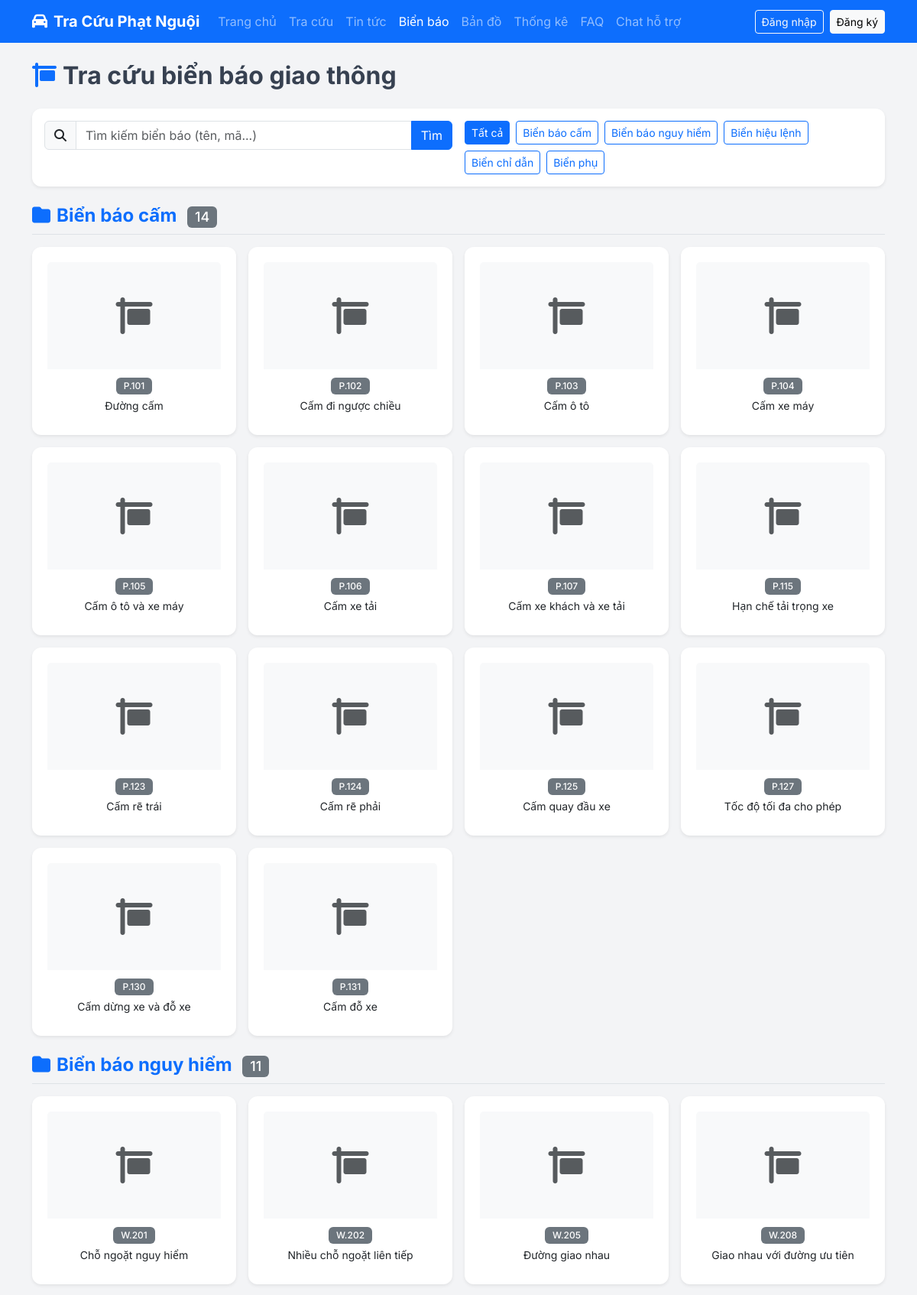
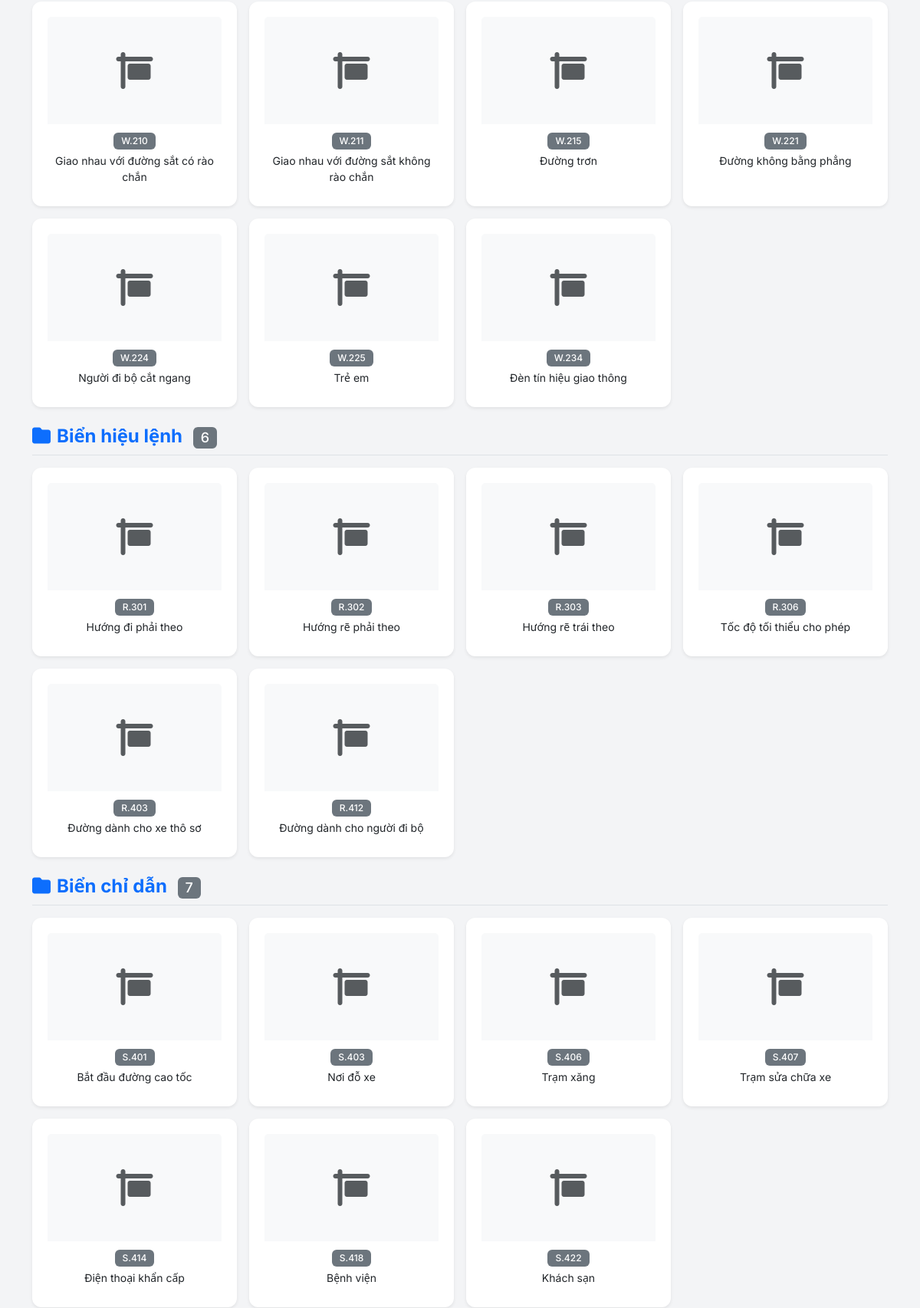
Screenshot of /bien-bao (upper part) with the database file from the repository (2 pictures, top to bottom).
### tables this page shows
CREATE TABLE traffic_sign_groups (
    id INT AUTO_INCREMENT PRIMARY KEY,
    name VARCHAR(100) NOT NULL,
    sign_prefix VARCHAR(10) NOT NULL COMMENT 'P, W, R, S',
    sort_order INT NOT NULL DEFAULT 0
);

CREATE TABLE traffic_signs (
    id INT AUTO_INCREMENT PRIMARY KEY,
    sign_code VARCHAR(20) NOT NULL COMMENT 'P.101, W.201...',
    name VARCHAR(255) NOT NULL,
    group_id INT NULL,
    image VARCHAR(255) NULL,
    description TEXT NULL,
    created_at DATETIME NOT NULL DEFAULT CURRENT_TIMESTAMP,
    updated_at DATETIME NULL ON UPDATE CURRENT_TIMESTAMP,
    FOREIGN KEY (group_id) REFERENCES traffic_sign_groups(id) ON DELETE SET NULL,
    INDEX idx_code (sign_code),
    INDEX idx_group (group_id)
);

### app/core/Controller.php (called while the page is built, shortened)
<?php
class Controller
{
    protected function view(string $view, array $data = [], string $layout = 'client'): void
    {
        extract($data);
        $viewPath = __DIR__ . '/../views/' . $view . '.php';
        require $viewPath;
    }
    protected function input(string $key, mixed $default = null): mixed
    {
        $value = $_POST[$key] ?? $_GET[$key] ?? $default;
        if (is_string($value)) {
            $value = trim($value);
        }
        return $value;
    }
}

### app/controllers/client/BienBaoController.php (called while the page is built, shortened)
<?php
class BienBaoController extends Controller
{
    public function index(): void
    {
        $signModel = new TrafficSign();
        $groupModel = new TrafficSignGroup();
        $groupId = $this->input('group', '');
        $keyword = trim($this->input('q', ''));
        $groups = $groupModel->getAllSorted();
        if ($keyword !== '') {
            $signs = $signModel->search($keyword);
            $signsByGroup = [];
            foreach ($signs as $sign) {
                $groupName = $sign['group_name'] ?? 'Khác';
                $signsByGroup[$groupName][] = $sign;
            }
        } elseif ($groupId !== '') {
            $signs = $signModel->findByGroup((int) $groupId);
            $signsByGroup = ['' => $signs];
        } else {
            $allSigns = $signModel->getWithGroup();
            $signsByGroup = [];
            foreach ($allSigns as $sign) {
                $groupName = $sign['group_name'] ?? 'Khác';
                $signsByGroup[$groupName][] = $sign;
            }
        }
        $this->view('client/bienbao/index', [
            'title' => 'Tra cứu biển báo giao thông',
            'signsByGroup' => $signsByGroup,
            'groups' => $groups,
            'currentGroup' => $groupId,
            'keyword' => $keyword,
        ]);
    }
}

### public/index.php (called while the page is built, shortened)
<?php
spl_autoload_register(function (string $class): void {
    $prefix = 'App\\';
    $baseDir = __DIR__ . '/../app/';
    $relativeClass = substr($class, strlen($prefix));
    $parts = explode('\\', $relativeClass);
    $parts[0] = strtolower($parts[0]);
    if (count($parts) > 1 && $parts[0] === 'controllers') {
        $parts[1] = strtolower($parts[1]);
    }
    $file = $baseDir . implode('/', $parts) . '.php';
});
$router = new App\Core\Router();
$uri = $_SERVER['REQUEST_URI'] ?? '/';
$method = $_SERVER['REQUEST_METHOD'] ?? 'GET';
$router->dispatch($uri, $method);

### app/core/Database.php (called while the page is built, shortened)
<?php
class Database
{
    private static ?Database $instance = null;
    private \PDO $pdo;
    private function __construct()
    {
        $config = require __DIR__ . '/../../config/config.php';
        $dsn = sprintf(
            'mysql:host=%s;dbname=%s;charset=%s',
            $config['db_host'],
            $config['db_name'],
            $config['db_charset']
        );
        $this->pdo = new \PDO($dsn, $config['db_user'], $config['db_pass'], [
            \PDO::ATTR_ERRMODE            => \PDO::ERRMODE_EXCEPTION,
            \PDO::ATTR_DEFAULT_FETCH_MODE => \PDO::FETCH_ASSOC,
            \PDO::ATTR_EMULATE_PREPARES   => false,
        ]);
    }
    public static function getInstance(): self
    {
        if (self::$instance === null) {
            self::$instance = new self();
        }
        return self::$instance;
    }
    public function getConnection(): \PDO
    {
        return $this->pdo;
    }
}

### app/core/Model.php (called while the page is built, shortened)
<?php
class Model
{
    protected PDO $db;
    protected string $table = '';
    public function __construct()
    {
        $this->db = Database::getInstance()->getConnection();
    }
    public function all(array $conditions = [], string $orderBy = '', int $limit = 0, int $offset = 0): array
    {
        $sql = "SELECT * FROM {$this->table}";
        $params = [];
        if (!empty($orderBy)) {
            $sql .= " ORDER BY {$orderBy}";
        }
        $stmt = $this->db->prepare($sql);
        $stmt->execute($params);
        return $stmt->fetchAll();
    }
}

### app/models/TrafficSignGroup.php (called while the page is built, shortened)
<?php
class TrafficSignGroup extends Model
{
    public function getAllSorted(): array
    {
        return $this->all([], 'sort_order ASC');
    }
}

### app/models/TrafficSign.php (called while the page is built, shortened)
<?php
class TrafficSign extends Model
{
    public function getWithGroup(): array
    {
        $sql = "SELECT s.*, g.name as group_name, g.sign_prefix
                FROM traffic_signs s
                LEFT JOIN traffic_sign_groups g ON s.group_id = g.id
                ORDER BY g.sort_order, s.sign_code";
        return $this->db->query($sql)->fetchAll();
    }
}

### app/views/client/bienbao/index.php (the view, shortened to what this page needs)
<div class="container py-4">
    <h2 class="fw-bold mb-4">
        <i class="fas fa-sign me-2 text-primary"></i>Tra cứu biển báo giao thông
    </h2>
    <div class="card shadow-sm mb-4">
        <div class="card-body">
            <div class="row g-3">
                <div class="col-md-6">
                    <form method="GET" action="/bien-bao" class="input-group">
                        <span class="input-group-text"><i class="fas fa-search"></i></span>
                        <input type="text" class="form-control" name="q"
                               placeholder="Tìm kiếm biển báo (tên, mã...)"
                               value="<?= htmlspecialchars($keyword ?? '', ENT_QUOTES, 'UTF-8') ?>">
                        <button type="submit" class="btn btn-primary">Tìm</button>
                    </form>
                </div>
                <div class="col-md-6">
                    <div class="d-flex flex-wrap gap-2">
                        <a href="/bien-bao" class="btn <?= empty($currentGroup) ? 'btn-primary' : 'btn-outline-primary' ?> btn-sm">
                            Tất cả
                        </a>
                        <?php foreach ($groups as $group): ?>
                            <a href="/bien-bao?group=<?= htmlspecialchars($group['id'], ENT_QUOTES, 'UTF-8') ?>"
                               class="btn <?= ($currentGroup ?? '') === (string) $group['id'] ? 'btn-primary' : 'btn-outline-primary' ?> btn-sm">
                                <?= htmlspecialchars($group['name'], ENT_QUOTES, 'UTF-8') ?>
                            </a>
                        <?php endforeach; ?>
                    </div>
                </div>
            </div>
        </div>
    </div>
    <?php if (empty($signsByGroup)): ?>
        <div class="text-center py-5">
            <i class="fas fa-search fa-4x text-muted mb-3"></i>
            <h4 class="text-muted">Không tìm thấy biển báo nào</h4>
            <p class="text-muted">Thử tìm kiếm với từ khóa khác.</p>
            <a href="/bien-bao" class="btn btn-outline-primary">Xem tất cả</a>
        </div>
    <?php else: ?>
        <?php foreach ($signsByGroup as $groupName => $signs): ?>
            <?php if (!empty($groupName)): ?>
                <div class="mb-4">
                    <h4 class="fw-bold border-bottom pb-2 mb-3 text-primary">
                        <i class="fas fa-folder me-2"></i><?= htmlspecialchars($groupName, ENT_QUOTES, 'UTF-8') ?>
                        <span class="badge bg-secondary ms-2"><?= count($signs) ?></span>
                    </h4>
            <?php endif; ?>
            <div class="row g-3 mb-4">
                <?php foreach ($signs as $sign): ?>
                    <div class="col-md-4 col-lg-3 col-6">
                        <a href="/bien-bao/<?= htmlspecialchars($sign['id'], ENT_QUOTES, 'UTF-8') ?>"
                           class="text-decoration-none">
                            <div class="card shadow-sm h-100 border-0 sign-card">
                                <?php if (!empty($sign['image'])): ?>
                                    <img src="/<?= htmlspecialchars($sign['image'], ENT_QUOTES, 'UTF-8') ?>"
                                         class="card-img-top p-3" alt="<?= htmlspecialchars($sign['name'], ENT_QUOTES, 'UTF-8') ?>"
                                         style="height: 140px; object-fit: contain;">
                                <?php else: ?>
                                    <div class="card-img-top bg-light d-flex align-items-center justify-content-center p-3"
                                         style="height: 140px;">
                                        <i class="fas fa-sign fa-3x text-muted"></i>
                                    </div>
                                <?php endif; ?>
                                <div class="card-body text-center p-2">
                                    <span class="badge bg-secondary mb-1"><?= htmlspecialchars($sign['sign_code'], ENT_QUOTES, 'UTF-8') ?></span>
                                    <p class="card-text small mb-0 text-dark">
                                        <?= htmlspecialchars(mb_strlen($sign['name']) > 60 ? mb_substr($sign['name'], 0, 60) . '...' : $sign['name'], ENT_QUOTES, 'UTF-8') ?>
                                    </p>
                                </div>
                            </div>
                        </a>
                    </div>
                <?php endforeach; ?>
            </div>
            <?php if (!empty($groupName)): ?>
                </div>
            <?php endif; ?>
        <?php endforeach; ?>
    <?php endif; ?>
</div>

### app/core/Router.php (shortened to what this page needs)
<?php
class Router
{
    private array $routes = [];
    private function addRoute(string $method, string $uri, string $handler): void
    {
        $pattern = preg_replace('/\{([a-zA-Z_]+)\}/', '(?P<$1>[^/]+)', $uri);
        $pattern = '#^' . $pattern . '$#';
        $this->routes[] = [
            'method'  => $method,
            'pattern' => $pattern,
            'handler' => $handler,
        ];
    }
    public function dispatch(string $uri, string $method): void
    {
        $uri = parse_url($uri, PHP_URL_PATH);
        $uri = rtrim($uri, '/') ?: '/';
        foreach ($this->routes as $route) {
            if ($route['method'] !== strtoupper($method)) {
                continue;
            }
            if (preg_match($route['pattern'], $uri, $matches)) {
                $this->params = array_filter($matches, fn($key) => is_string($key), ARRAY_FILTER_USE_KEY);
                [$controllerPath, $action] = explode('@', $route['handler']);
                $controller = new $controllerClass();
                call_user_func_array([$controller, $action], array_values($this->params));
                return;
            }
        }
    }
}

### public/assets/css/style.css (style rules this page uses)
:root { --primary: #1a56db; --primary-dark: #1e40af; --success: #10b981; --warning: #f59e0b; --danger: #ef4444; --gray-100: #f3f4f6; --gray-700: #374151; --gray-900: #111827; }
body { font-family: 'Inter', 'Segoe UI', Tahoma, Geneva, Verdana, sans-serif; color: var(--gray-700); background: var(--gray-100); min-height: 100vh; display: flex; flex-direction: column; }
.card { border: none; border-radius: 12px; box-shadow: 0 1px 3px rgba(0,0,0,0.06); transition: transform 0.2s, box-shadow 0.2s; overflow: hidden; }
.card-img-top { height: 200px; object-fit: cover; }
.badge { font-weight: 500; padding: 5px 10px; border-radius: 6px; }
.sign-card { text-align: center; padding: 20px; }

### app/views/client/bienbao/index.php (style rules this page uses)
.sign-card { transition: transform 0.2s, box-shadow 0.2s; }

### rows the page displays
traffic_sign_groups: name "Biển báo cấm"
traffic_sign_groups: name "Biển báo nguy hiểm"
traffic_sign_groups: name "Biển hiệu lệnh"
traffic_sign_groups: name "Biển chỉ dẫn"
traffic_sign_groups: name "Biển phụ"
traffic_signs: sign_code "P.101", name "Đường cấm"
traffic_signs: sign_code "P.102", name "Cấm đi ngược chiều"
traffic_signs: sign_code "P.103", name "Cấm ô tô"
traffic_signs: sign_code "P.104", name "Cấm xe máy"
traffic_signs: sign_code "P.105", name "Cấm ô tô và xe máy"
traffic_signs: sign_code "P.106", name "Cấm xe tải"
traffic_signs: sign_code "P.107", name "Cấm xe khách và xe tải"
traffic_signs: sign_code "P.115", name "Hạn chế tải trọng xe"
traffic_signs: sign_code "P.123", name "Cấm rẽ trái"
traffic_signs: sign_code "P.124", name "Cấm rẽ phải"
traffic_signs: sign_code "P.125", name "Cấm quay đầu xe"
traffic_signs: sign_code "P.127", name "Tốc độ tối đa cho phép"
traffic_signs: sign_code "P.130", name "Cấm dừng xe và đỗ xe"
traffic_signs: sign_code "P.131", name "Cấm đỗ xe"
traffic_signs: sign_code "W.201", name "Chỗ ngoặt nguy hiểm"
traffic_signs: sign_code "W.202", name "Nhiều chỗ ngoặt liên tiếp"
traffic_signs: sign_code "W.205", name "Đường giao nhau"
traffic_signs: sign_code "W.208", name "Giao nhau với đường ưu tiên"
traffic_signs: sign_code "W.210", name "Giao nhau với đường sắt có rào chắn"
traffic_signs: sign_code "W.211", name "Giao nhau với đường sắt không rào chắn"
traffic_signs: sign_code "W.215", name "Đường trơn"
traffic_signs: sign_code "W.221", name "Đường không bằng phẳng"
traffic_signs: sign_code "W.224", name "Người đi bộ cắt ngang"
traffic_signs: sign_code "W.225", name "Trẻ em"
traffic_signs: sign_code "W.234", name "Đèn tín hiệu giao thông"
traffic_signs: sign_code "R.301", name "Hướng đi phải theo"
traffic_signs: sign_code "R.302", name "Hướng rẽ phải theo"
traffic_signs: sign_code "R.303", name "Hướng rẽ trái theo"
traffic_signs: sign_code "R.306", name "Tốc độ tối thiểu cho phép"
traffic_signs: sign_code "R.403", name "Đường dành cho xe thô sơ"
traffic_signs: sign_code "R.412", name "Đường dành cho người đi bộ"
traffic_signs: sign_code "S.401", name "Bắt đầu đường cao tốc"
traffic_signs: sign_code "S.403", name "Nơi đỗ xe"
traffic_signs: sign_code "S.406", name "Trạm xăng"
traffic_signs: sign_code "S.407", name "Trạm sửa chữa xe"
traffic_signs: sign_code "S.414", name "Điện thoại khẩn cấp"
traffic_signs: sign_code "S.418", name "Bệnh viện"
traffic_signs: sign_code "S.422", name "Khách sạn"

### other values shown
$groupName "Biển báo cấm"
count($signs) "14"
$groupName "Biển báo nguy hiểm"
count($signs) "11"
$groupName "Biển hiệu lệnh"
count($signs) "6"
$groupName "Biển chỉ dẫn"
count($signs) "7"
